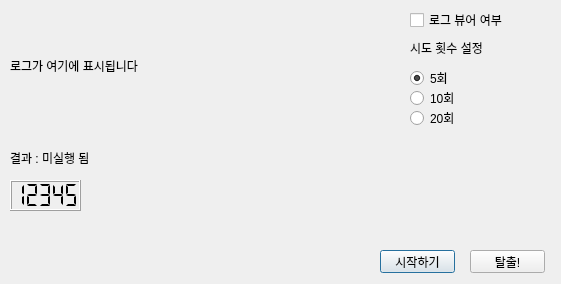
<?xml version="1.0" encoding="UTF-8"?>
<ui version="4.0">
 <class>Dialog</class>
 <widget class="QDialog" name="Dialog">
  <property name="geometry">
   <rect>
    <x>0</x>
    <y>0</y>
    <width>561</width>
    <height>284</height>
   </rect>
  </property>
  <property name="windowTitle">
   <string>Dialog</string>
  </property>
  <widget class="QLabel" name="log">
   <property name="geometry">
    <rect>
     <x>10</x>
     <y>10</y>
     <width>281</width>
     <height>111</height>
    </rect>
   </property>
   <property name="text">
    <string>로그가 여기에 표시됩니다</string>
   </property>
  </widget>
  <widget class="QRadioButton" name="count_5">
   <property name="geometry">
    <rect>
     <x>410</x>
     <y>70</y>
     <width>90</width>
     <height>16</height>
    </rect>
   </property>
   <property name="text">
    <string>5회</string>
   </property>
   <property name="shortcut">
    <string>Ctrl+1</string>
   </property>
   <property name="checked">
    <bool>true</bool>
   </property>
  </widget>
  <widget class="QLCDNumber" name="score_lcd">
   <property name="geometry">
    <rect>
     <x>10</x>
     <y>180</y>
     <width>71</width>
     <height>31</height>
    </rect>
   </property>
   <property name="smallDecimalPoint">
    <bool>false</bool>
   </property>
   <property name="segmentStyle">
    <enum>QLCDNumber::Flat</enum>
   </property>
   <property name="value" stdset="0">
    <double>12345.000000000000000</double>
   </property>
  </widget>
  <widget class="QRadioButton" name="count_10">
   <property name="geometry">
    <rect>
     <x>410</x>
     <y>90</y>
     <width>90</width>
     <height>16</height>
    </rect>
   </property>
   <property name="text">
    <string>10회</string>
   </property>
   <property name="shortcut">
    <string>Ctrl+2</string>
   </property>
  </widget>
  <widget class="QLabel" name="result">
   <property name="geometry">
    <rect>
     <x>10</x>
     <y>150</y>
     <width>401</width>
     <height>16</height>
    </rect>
   </property>
   <property name="text">
    <string>결과 : 미실행 됨</string>
   </property>
  </widget>
  <widget class="QPushButton" name="start_btn">
   <property name="geometry">
    <rect>
     <x>380</x>
     <y>250</y>
     <width>75</width>
     <height>23</height>
    </rect>
   </property>
   <property name="text">
    <string>시작하기</string>
   </property>
  </widget>
  <widget class="QRadioButton" name="count_20">
   <property name="geometry">
    <rect>
     <x>410</x>
     <y>110</y>
     <width>90</width>
     <height>16</height>
    </rect>
   </property>
   <property name="text">
    <string>20회</string>
   </property>
   <property name="shortcut">
    <string>Ctrl+3</string>
   </property>
  </widget>
  <widget class="QCheckBox" name="log_view">
   <property name="geometry">
    <rect>
     <x>410</x>
     <y>10</y>
     <width>111</width>
     <height>20</height>
    </rect>
   </property>
   <property name="text">
    <string>로그 뷰어 여부</string>
   </property>
  </widget>
  <widget class="QPushButton" name="exit_btn">
   <property name="geometry">
    <rect>
     <x>470</x>
     <y>250</y>
     <width>75</width>
     <height>23</height>
    </rect>
   </property>
   <property name="text">
    <string>탈출!</string>
   </property>
  </widget>
  <widget class="QLabel" name="count_num">
   <property name="geometry">
    <rect>
     <x>410</x>
     <y>40</y>
     <width>91</width>
     <height>16</height>
    </rect>
   </property>
   <property name="text">
    <string>시도 횟수 설정</string>
   </property>
  </widget>
 </widget>
 <resources/>
 <connections/>
</ui>
